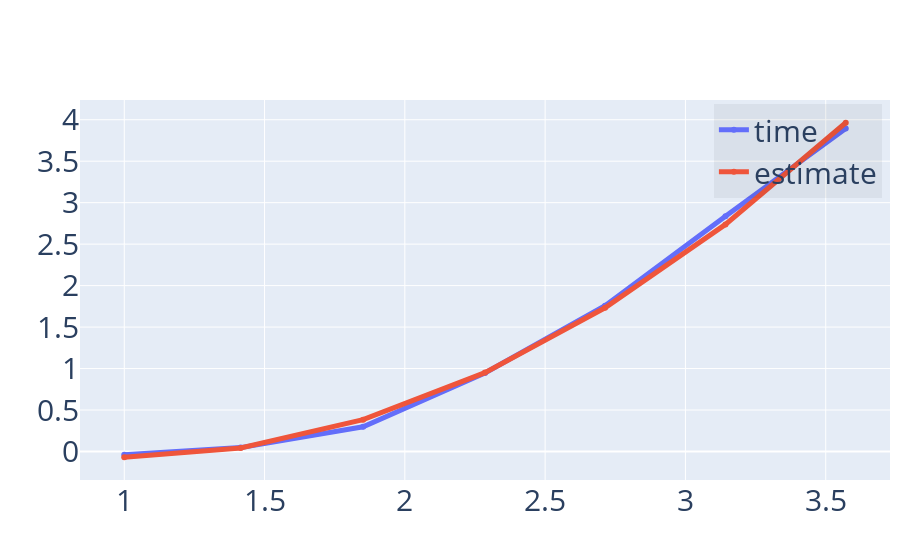

This figure's notebook cell:
### Code cell
plotCompare(log(dTor['hilbert']),{'time':log(dTor['time']),'estimate':log(timeOpt(dTor['hilbert']))})

### Figure 1 — Plotly figure (JSON) as saved in the notebook; plotly's stock layout.template omitted (floating-point values rounded to 4 significant figures)
{"data": [{"line": {"width": 5}, "name": "time", "type": "scatter", "x": [1, 1.415, 1.851, 2.286, 2.713, 3.143, 3.571], "y": [-0.03881, 0.04663, 0.2983, 0.9469, 1.758, 2.837, 3.894]}, {"line": {"width": 5}, "name": "estimate", "type": "scatter", "x": [1, 1.415, 1.851, 2.286, 2.713, 3.143, 3.571], "y": [-0.06945, 0.04234, 0.3836, 0.9511, 1.733, 2.738, 3.964]}], "layout": {"font": {"size": 30}, "legend": {"bgcolor": "rgba(0,0,0,.05)", "x": 0.99, "xanchor": "right", "y": 0.99, "yanchor": "top"}, "margin": {"r": 10, "t": 100}, "showlegend": true}}
